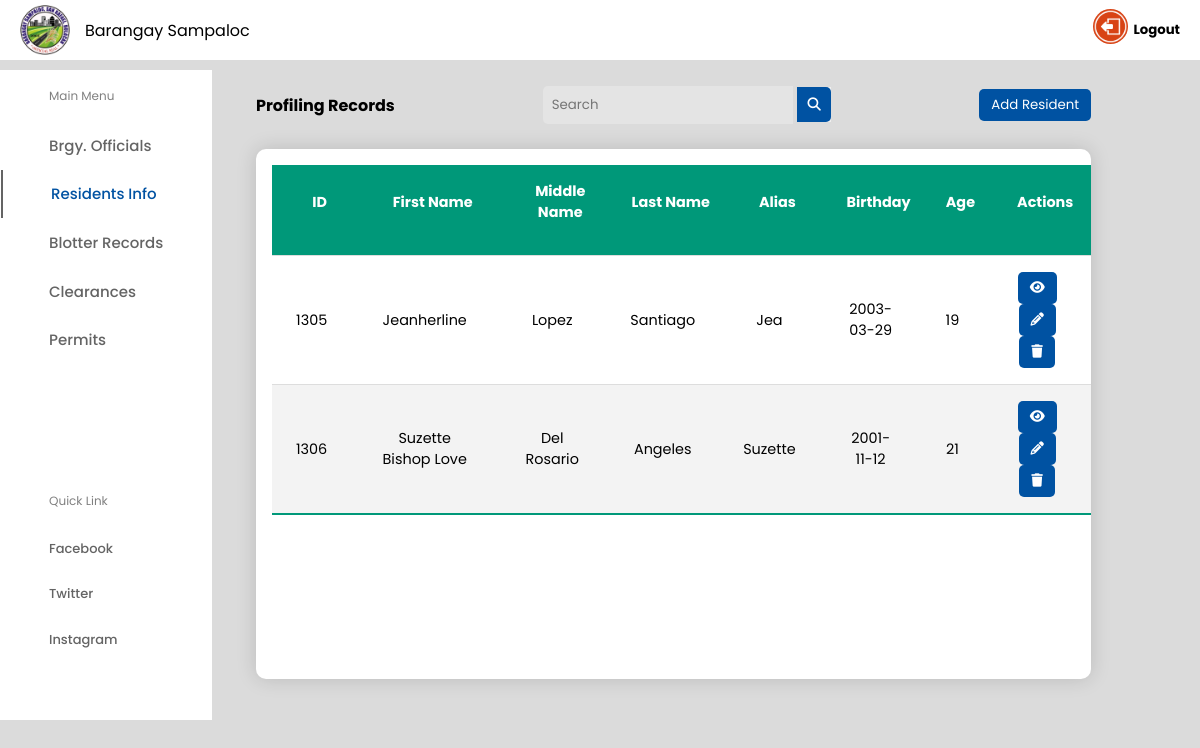
The app's page /residents.php with its own data.
### tables this page shows
CREATE TABLE `tblresidents` (
  `rID` int(11) NOT NULL,
  `rFirst` varchar(50) NOT NULL,
  `rMid` varchar(30) NOT NULL,
  `rLast` varchar(30) NOT NULL,
  `rAlias` varchar(20) NOT NULL,
  `rBday` date NOT NULL,
  `rBplace` varchar(50) NOT NULL,
  `rAge` varchar(10) NOT NULL,
  `rCivil` varchar(20) NOT NULL,
  `rGender` varchar(20) NOT NULL,
  `rHouse` varchar(10) NOT NULL,
  `rPurok` varchar(10) NOT NULL,
  `rVoter` varchar(20) NOT NULL,
  `rPrecint` varchar(20) NOT NULL,
  `rPhilhealth` varchar(20) NOT NULL,
  `rEmail` varchar(50) NOT NULL,
  `rContact` varchar(20) NOT NULL,
  `rOccup` varchar(30) NOT NULL,
  `rCitizen` varchar(20) NOT NULL
);

### residents.php (the view, shortened to what this page needs)
<!DOCTYPE html>
<html lang="en">
<head>
    <link rel="stylesheet" href="sections.css" />
    <link rel="stylesheet" href="https://cdnjs.cloudflare.com/ajax/libs/font-awesome/6.2.0/css/all.min.css" />
</head>
<body>
    <header class="header">
        <div class="logo">
            <img src="bLogo.png" alt="">
            <a>Barangay Sampaloc</a>
        </div>
        <div class="header-icons">
            <div class="account">
                <a href="logout.php"><img src="logout2.png" alt=""></a>
            </div>
            <br>
            <div><h5>&nbsp  Logout</h5></div>
        </div>
    </header>
    <div class="container">
        <nav>
            <div class="side_navbar">
                <span>Main Menu</span>
                <a href="officials.php">Brgy. Officials</a>
                <a href="residents.php" class="active">Residents Info</a>
                <a href="blotter.php">Blotter Records</a>
                <a href="clearance.php">Clearances</a>
                <a href="permit.php">Permits</a>
                <div class="links">
                    <span>Quick Link</span>
                    <a href="#">Facebook</a>
                    <a href="#">Twitter</a>
                    <a href="#">Instagram</a>
                </div>
            </div>
        </nav>
        <div class="main-body">
            <div class="list">
                <div class="list1">
                    <div class="row">
                        <h4>Profiling Records</h4>
                        <div class="search_box">
                            <form action="" method="post">
                                <input type="text" id="search" name="valueToSearch" placeholder="Search" autocomplete="off">
                                <button type="submit" name="search">
                                    <i class="fa fa-search"></i>
                                </button>
                            </form>
                        </div>
                        <div class="add">
                            <a href="addResident.php"><button>Add Resident</button></a>
                        </div>
                    </div>
                    <table>
                        <thead>
                            <tr>
                                <th>ID</th>
                                <th>First Name</th>
                                <th>Middle Name</th>
                                <th>Last Name</th>
                                <th>Alias</th>
                                <th>Birthday</th>
                                <th>Age</th>
                                <th>Actions</th>
                            </tr>
                        </thead>
                        <tbody>
                            <?php
                            function filterTable($sql)
                            {
                                $conn = new mysqli("localhost", "root", "", "bsis");
                                $filter_Result = $conn->query($sql) or die($conn->error);
                                return $filter_Result;
                            }
                            if (isset($_POST['search'])) {
                                $valueToSearch = $_POST['valueToSearch'];
                                $sql = "SELECT * FROM tblResidents WHERE CONCAT('rID', 'rFirst', 'rMid',
                                'rLast', 'rAlias', 'rBday', 'rBplace', 'rAge', 'rCivil', 'rGender', 'rHouse',
                                'rPurok', 'rVoter', 'rPrecint', 'rPhilhealth', 'rEmail', 'rContact', 'rOccup',
                                'rCitizen') LIKE ('%" . $valueToSearch . "%')";
                                $search_result = filterTable($sql);
                            } else {
                                $sql = "SELECT * FROM tblResidents";
                                $search_result = filterTable($sql);
                            }
                            while ($row = $search_result->fetch_assoc()) : ?>
                                <tr>
                                    <td><?php echo $row['rID']; ?></td>
                                    <td><?php echo $row['rFirst']; ?></td>
                                    <td><?php echo $row['rMid']; ?></td>
                                    <td><?php echo $row['rLast']; ?></td>
                                    <td><?php echo $row['rAlias']; ?></td>
                                    <td><?php echo $row['rBday']; ?></td>
                                    <td><?php echo $row['rAge']; ?></td>
                                    <td>
                                        <div class="add">
                                            <a href="viewResident.php?rID=<?php echo $row['rID']; ?>">
                                                <button><i class="fa fa-eye"></i></button>
                                            </a>
                                            <a href="editResident.php?rID=<?php echo $row['rID']; ?>">
                                                <button><i class="fa fa-pencil"></i></button>
                                            </a>
                                            <a href="deleteResident.php?rID=<?php echo $row['rID']; ?>">
                                                <button><i class="fa fa-trash"></i></button>
                                            </a>
                                        </div>
                                    </td>
                                </tr>
                            <?php endwhile; ?>
                        </tbody>
                    </table>
                </div>
            </div>
        </div>
    </div>
</body>
</html>

### sections.css (style rules this page uses)
* { margin: 0; padding: 0; border: none; outline: none; text-decoration: none; box-sizing: border-box; font-family: "Poppins", sans-serif; }
body { background: rgb(219, 219, 219); }
.header { display: flex; align-items: center; justify-content: space-between; height: 60px; padding: 20px; background: #fff; }
.logo { display: flex; align-items: center; }
.logo img { width: 50px; height: 100%; margin-right: 15px; border-top-right-radius: 15px; border-bottom-right-radius: 15px; }
.search_box { display: flex; align-items: center; }
.search_box input { padding: 9px; width: 250px; background: rgb(228, 228, 228); border-top-left-radius: 5px; border-bottom-left-radius: 5px; }
.search_box i { padding: 0.66rem; cursor: pointer; color: #fff; background: #0052a2; border-top-right-radius: 5px; border-bottom-right-radius: 5px; }
.header-icons { display: flex; align-items: center; }
.header-icons .account { display: flex; align-items: center; justify-content: space-between; }
.header-icons .account img { width: 35px; height: 35px; cursor: pointer; border-radius: 50%; }
.container { margin-top: 10px; display: flex; justify-content: space-between; }
nav { background: #fff; }
.side_navbar { padding: 1px; display: flex; flex-direction: column; }
.side_navbar span { color: gray; margin: 1rem 3rem; font-size: 12px; }
.side_navbar a { width: 100%; padding: 0.8rem 3rem; font-weight: 500; font-size: 15px; color: rgb(100, 100, 100); }
.links { margin-top: 5rem; display: flex; flex-direction: column; }
.links a { font-size: 13px; }
.side_navbar .active { border-left: 2px solid rgb(100, 100, 100); color: #0052a2; }
tr { border-bottom: 1px solid #dddddd; }
th { background-color: #009879; color: #ffffff; text-align: center; }
tr:nth-of-type(even) { background-color: #f3f3f3; }
tbody tr:last-of-type { border-bottom: 2px solid #009879; }

### residents.php (style rules this page uses)
.main-body { width: 80%; padding: 1rem; }
.add button { background: #0052a2; color: white; padding: 6px 12px; border-radius: 5px; cursor: pointer; }
.list { width: 90%; align-items: center; justify-content: space-between; }
.row { display: flex; justify-content: space-between; align-items: center; }
table { display: block; overflow-y: scroll; width: 100%; height: 530px; font-size: 15px; color: #000; background: #fff; padding: 1rem; text-align: center; border-radius: 10px; border-collapse: collapse; margin: 25px 0; font-size: 0.9em; min-width: 400px; box-shadow: 0 0 20px rgba(0, 0, 0, 0.15); }
table, th { table-layout: fixed; padding: 1rem 0rem 2rem 1rem; text-align: center; justify-content: center; }
td { table-layout: fixed; padding: 1rem 1.5rem; text-align: center; justify-content: center; }

### records on screen
tblresidents: rID "1305", rFirst "Jeanherline", rMid "Lopez", rLast "Santiago", rAlias "Jea", rBday "2003-03-29", rAge "19"
tblresidents: rID "1306", rFirst "Suzette Bishop Love", rMid "Del Rosario", rLast "Angeles", rAlias "Suzette", rBday "2001-11-12", rAge "21"
